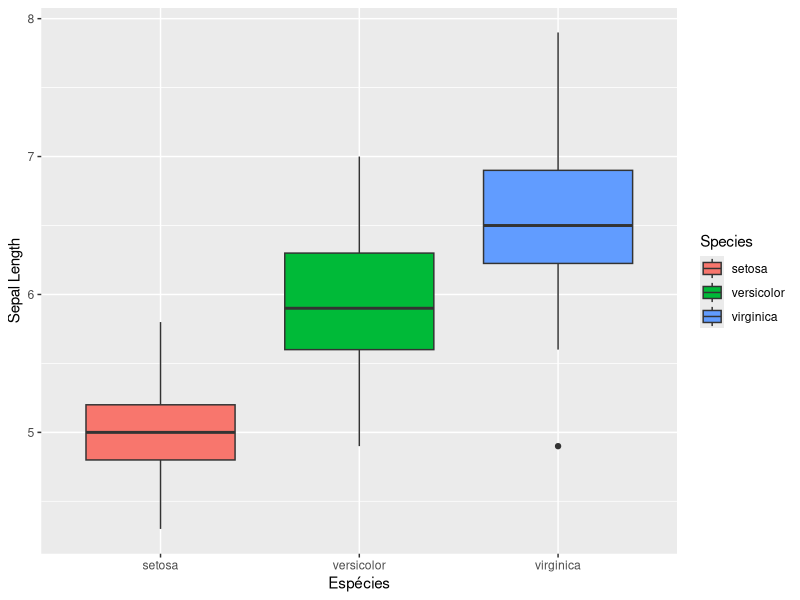

This figure's R source:
## ---- chunk 1
#| include: false

# Configurações gerais do documento
knitr::opts_chunk$set(echo = FALSE,
               message = FALSE,
               warning = FALSE)
## ---- chunk 2
x <- 1+1
## ---- chunk 3
knitr::kable(head(iris), caption = 'Seis primeiras linhas - Iris'
)
## ---- chunk 4
#| fig-width: 5 # Largura da figura 
#| fig-height: 3 # Altura da figura
#| fig-align: "center" # Figura centralizada
#| fig-cap: "Boxplot estático." # Legenda da figura

library(ggplot2)
plot <- ggplot(iris, 
  aes(x = Species,
      y =  Sepal.Length)) + 
  geom_boxplot(aes(fill = Species)) +
  xlab("Espécies") + 
  ylab("Sepal Length") + 
  theme_grey();plot
